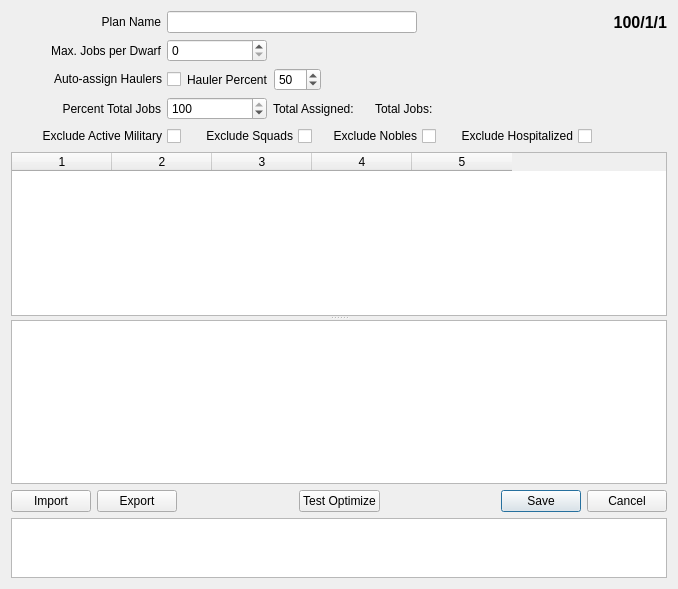
<?xml version="1.0" encoding="UTF-8"?>
<ui version="4.0">
 <class>optimizereditor</class>
 <widget class="QWidget" name="optimizereditor">
  <property name="geometry">
   <rect>
    <x>0</x>
    <y>0</y>
    <width>678</width>
    <height>589</height>
   </rect>
  </property>
  <property name="windowTitle">
   <string>Optimization Plan</string>
  </property>
  <property name="windowIcon">
   <iconset resource="../resources.qrc">
    <normaloff>:/img/hammer.png</normaloff>:/img/hammer.png</iconset>
  </property>
  <layout class="QVBoxLayout" name="verticalLayout">
   <item>
    <layout class="QVBoxLayout" name="verticalLayout_2">
     <item>
      <layout class="QHBoxLayout" name="horizontalLayout_8">
       <item>
        <widget class="QLabel" name="lbl_name">
         <property name="minimumSize">
          <size>
           <width>150</width>
           <height>0</height>
          </size>
         </property>
         <property name="text">
          <string>Plan Name</string>
         </property>
         <property name="alignment">
          <set>Qt::AlignRight|Qt::AlignTrailing|Qt::AlignVCenter</set>
         </property>
        </widget>
       </item>
       <item>
        <widget class="QLineEdit" name="le_name">
         <property name="minimumSize">
          <size>
           <width>250</width>
           <height>0</height>
          </size>
         </property>
         <property name="maximumSize">
          <size>
           <width>300</width>
           <height>16777215</height>
          </size>
         </property>
        </widget>
       </item>
       <item>
        <spacer name="horizontalSpacer">
         <property name="orientation">
          <enum>Qt::Horizontal</enum>
         </property>
         <property name="sizeHint" stdset="0">
          <size>
           <width>40</width>
           <height>20</height>
          </size>
         </property>
        </spacer>
       </item>
       <item>
        <widget class="QLabel" name="lbl_counts">
         <property name="font">
          <font>
           <pointsize>12</pointsize>
           <weight>75</weight>
           <bold>true</bold>
          </font>
         </property>
         <property name="text">
          <string>100/1/1</string>
         </property>
         <property name="alignment">
          <set>Qt::AlignRight|Qt::AlignTrailing|Qt::AlignVCenter</set>
         </property>
        </widget>
       </item>
      </layout>
     </item>
     <item>
      <layout class="QHBoxLayout" name="horizontalLayout_9">
       <item>
        <widget class="QLabel" name="lbl_max_jobs">
         <property name="minimumSize">
          <size>
           <width>150</width>
           <height>0</height>
          </size>
         </property>
         <property name="statusTip">
          <string>Determines the maximum amount of jobs for each dwarf.</string>
         </property>
         <property name="text">
          <string>Max. Jobs per Dwarf</string>
         </property>
         <property name="alignment">
          <set>Qt::AlignRight|Qt::AlignTrailing|Qt::AlignVCenter</set>
         </property>
        </widget>
       </item>
       <item>
        <widget class="QSpinBox" name="sb_max_jobs">
         <property name="minimumSize">
          <size>
           <width>100</width>
           <height>0</height>
          </size>
         </property>
         <property name="maximumSize">
          <size>
           <width>100</width>
           <height>16777215</height>
          </size>
         </property>
         <property name="statusTip">
          <string>Determines the maximum amount of jobs for each dwarf.</string>
         </property>
        </widget>
       </item>
       <item>
        <spacer name="horizontalSpacer_2">
         <property name="orientation">
          <enum>Qt::Horizontal</enum>
         </property>
         <property name="sizeHint" stdset="0">
          <size>
           <width>40</width>
           <height>20</height>
          </size>
         </property>
        </spacer>
       </item>
      </layout>
     </item>
     <item>
      <layout class="QHBoxLayout" name="horizontalLayout_2">
       <item>
        <widget class="QCheckBox" name="chk_auto">
         <property name="minimumSize">
          <size>
           <width>170</width>
           <height>0</height>
          </size>
         </property>
         <property name="toolTip">
          <string>Attempt to automatically assign haulers after optimization.</string>
         </property>
         <property name="statusTip">
          <string>Attempt to automatically assign haulers after optimization.</string>
         </property>
         <property name="layoutDirection">
          <enum>Qt::RightToLeft</enum>
         </property>
         <property name="text">
          <string>Auto-assign Haulers</string>
         </property>
        </widget>
       </item>
       <item>
        <widget class="QLabel" name="lbl_haul_percent">
         <property name="text">
          <string>Hauler Percent</string>
         </property>
        </widget>
       </item>
       <item>
        <widget class="QSpinBox" name="sb_hauler_percent">
         <property name="toolTip">
          <string>After optimization, any dwarf with less than this percent of the jobs per dwarf will be assigned as a hauler.</string>
         </property>
         <property name="statusTip">
          <string>After optimization, any dwarf with less than this percent of the jobs per dwarf will be assigned as a hauler.</string>
         </property>
         <property name="maximum">
          <number>100</number>
         </property>
         <property name="value">
          <number>50</number>
         </property>
        </widget>
       </item>
       <item>
        <spacer name="horizontalSpacer_8">
         <property name="orientation">
          <enum>Qt::Horizontal</enum>
         </property>
         <property name="sizeHint" stdset="0">
          <size>
           <width>40</width>
           <height>20</height>
          </size>
         </property>
        </spacer>
       </item>
      </layout>
     </item>
     <item>
      <layout class="QHBoxLayout" name="horizontalLayout_10">
       <item>
        <widget class="QLabel" name="lbl_job_percent">
         <property name="minimumSize">
          <size>
           <width>150</width>
           <height>0</height>
          </size>
         </property>
         <property name="maximumSize">
          <size>
           <width>150</width>
           <height>16777215</height>
          </size>
         </property>
         <property name="text">
          <string>Percent Total Jobs</string>
         </property>
         <property name="alignment">
          <set>Qt::AlignRight|Qt::AlignTrailing|Qt::AlignVCenter</set>
         </property>
        </widget>
       </item>
       <item>
        <widget class="QSpinBox" name="sb_pop_percent">
         <property name="minimumSize">
          <size>
           <width>100</width>
           <height>0</height>
          </size>
         </property>
         <property name="maximumSize">
          <size>
           <width>100</width>
           <height>16777215</height>
          </size>
         </property>
         <property name="toolTip">
          <string>Percent of total potential jobs to use.</string>
         </property>
         <property name="statusTip">
          <string>Adjusts the total job slots, which will directly affect the amount of workers per job in the grid below.</string>
         </property>
         <property name="minimum">
          <number>1</number>
         </property>
         <property name="maximum">
          <number>100</number>
         </property>
         <property name="value">
          <number>100</number>
         </property>
        </widget>
       </item>
       <item>
        <widget class="QLabel" name="lbl_workers">
         <property name="statusTip">
          <string>The total labors assigned to the population. If this exceeds the total jobs, some jobs may not be assigned enough workers.</string>
         </property>
         <property name="text">
          <string>Total Assigned:</string>
         </property>
        </widget>
       </item>
       <item>
        <spacer name="horizontalSpacer_5">
         <property name="orientation">
          <enum>Qt::Horizontal</enum>
         </property>
         <property name="sizeType">
          <enum>QSizePolicy::Fixed</enum>
         </property>
         <property name="sizeHint" stdset="0">
          <size>
           <width>15</width>
           <height>20</height>
          </size>
         </property>
        </spacer>
       </item>
       <item>
        <widget class="QLabel" name="lbl_jobs">
         <property name="statusTip">
          <string>The total labors available to be assigned during optimization</string>
         </property>
         <property name="text">
          <string>Total Jobs:</string>
         </property>
        </widget>
       </item>
       <item>
        <spacer name="horizontalSpacer_3">
         <property name="orientation">
          <enum>Qt::Horizontal</enum>
         </property>
         <property name="sizeType">
          <enum>QSizePolicy::Expanding</enum>
         </property>
         <property name="sizeHint" stdset="0">
          <size>
           <width>154</width>
           <height>20</height>
          </size>
         </property>
        </spacer>
       </item>
      </layout>
     </item>
     <item>
      <layout class="QHBoxLayout" name="horizontalLayout_5">
       <item>
        <widget class="QCheckBox" name="chk_military">
         <property name="minimumSize">
          <size>
           <width>170</width>
           <height>20</height>
          </size>
         </property>
         <property name="maximumSize">
          <size>
           <width>16777215</width>
           <height>16777215</height>
          </size>
         </property>
         <property name="toolTip">
          <string>Exclude active military.</string>
         </property>
         <property name="statusTip">
          <string>Excludes those on &lt;b&gt;&lt;i&gt;active duty&lt;/i&gt;&lt;/b&gt; from optimization, and clears their labors.</string>
         </property>
         <property name="layoutDirection">
          <enum>Qt::RightToLeft</enum>
         </property>
         <property name="text">
          <string>Exclude Active Military</string>
         </property>
        </widget>
       </item>
       <item>
        <widget class="QCheckBox" name="chk_squads">
         <property name="minimumSize">
          <size>
           <width>125</width>
           <height>0</height>
          </size>
         </property>
         <property name="toolTip">
          <string>Exclude squads</string>
         </property>
         <property name="statusTip">
          <string>Exclude anyone belonging to a squad from optimization, and clears their labors.</string>
         </property>
         <property name="whatsThis">
          <string>Exclude anyone belonging to a squad.</string>
         </property>
         <property name="layoutDirection">
          <enum>Qt::RightToLeft</enum>
         </property>
         <property name="text">
          <string>Exclude Squads</string>
         </property>
        </widget>
       </item>
       <item>
        <widget class="QCheckBox" name="chk_nobles">
         <property name="minimumSize">
          <size>
           <width>118</width>
           <height>20</height>
          </size>
         </property>
         <property name="maximumSize">
          <size>
           <width>16777215</width>
           <height>16777215</height>
          </size>
         </property>
         <property name="toolTip">
          <string>Exclude nobles.</string>
         </property>
         <property name="statusTip">
          <string>Nobles will not have their labors altered during optimization.</string>
         </property>
         <property name="layoutDirection">
          <enum>Qt::RightToLeft</enum>
         </property>
         <property name="text">
          <string>Exclude Nobles</string>
         </property>
        </widget>
       </item>
       <item>
        <widget class="QCheckBox" name="chk_injured">
         <property name="minimumSize">
          <size>
           <width>150</width>
           <height>0</height>
          </size>
         </property>
         <property name="toolTip">
          <string>Exclude Injured</string>
         </property>
         <property name="statusTip">
          <string>Removes all labors for those in the hospital, and excludes them from optimization.</string>
         </property>
         <property name="layoutDirection">
          <enum>Qt::RightToLeft</enum>
         </property>
         <property name="text">
          <string>Exclude Hospitalized</string>
         </property>
        </widget>
       </item>
       <item>
        <spacer name="horizontalSpacer_4">
         <property name="orientation">
          <enum>Qt::Horizontal</enum>
         </property>
         <property name="sizeHint" stdset="0">
          <size>
           <width>20</width>
           <height>20</height>
          </size>
         </property>
        </spacer>
       </item>
      </layout>
     </item>
    </layout>
   </item>
   <item>
    <widget class="QWidget" name="widget" native="true">
     <property name="sizePolicy">
      <sizepolicy hsizetype="Expanding" vsizetype="Expanding">
       <horstretch>0</horstretch>
       <verstretch>0</verstretch>
      </sizepolicy>
     </property>
     <layout class="QVBoxLayout" name="verticalLayout_5">
      <property name="spacing">
       <number>0</number>
      </property>
      <property name="leftMargin">
       <number>0</number>
      </property>
      <property name="topMargin">
       <number>0</number>
      </property>
      <property name="rightMargin">
       <number>0</number>
      </property>
      <property name="bottomMargin">
       <number>0</number>
      </property>
      <item>
       <widget class="QSplitter" name="splitter">
        <property name="minimumSize">
         <size>
          <width>0</width>
          <height>0</height>
         </size>
        </property>
        <property name="frameShape">
         <enum>QFrame::NoFrame</enum>
        </property>
        <property name="frameShadow">
         <enum>QFrame::Sunken</enum>
        </property>
        <property name="lineWidth">
         <number>2</number>
        </property>
        <property name="midLineWidth">
         <number>2</number>
        </property>
        <property name="orientation">
         <enum>Qt::Vertical</enum>
        </property>
        <widget class="QWidget" name="verticalLayoutWidget">
         <layout class="QVBoxLayout" name="verticalLayout_3" stretch="0">
          <item>
           <widget class="QTableWidget" name="tw_labors">
            <property name="contextMenuPolicy">
             <enum>Qt::CustomContextMenu</enum>
            </property>
            <property name="toolTip">
             <string/>
            </property>
            <property name="statusTip">
             <string>Right click to add and remove jobs.</string>
            </property>
            <property name="wordWrap">
             <bool>false</bool>
            </property>
            <property name="columnCount">
             <number>5</number>
            </property>
            <attribute name="horizontalHeaderVisible">
             <bool>true</bool>
            </attribute>
            <attribute name="horizontalHeaderCascadingSectionResizes">
             <bool>true</bool>
            </attribute>
            <attribute name="horizontalHeaderShowSortIndicator" stdset="0">
             <bool>true</bool>
            </attribute>
            <attribute name="horizontalHeaderStretchLastSection">
             <bool>false</bool>
            </attribute>
            <attribute name="verticalHeaderVisible">
             <bool>false</bool>
            </attribute>
            <attribute name="verticalHeaderCascadingSectionResizes">
             <bool>false</bool>
            </attribute>
            <attribute name="verticalHeaderShowSortIndicator" stdset="0">
             <bool>false</bool>
            </attribute>
            <attribute name="verticalHeaderStretchLastSection">
             <bool>false</bool>
            </attribute>
            <column/>
            <column/>
            <column/>
            <column/>
            <column/>
           </widget>
          </item>
         </layout>
        </widget>
        <widget class="QTreeWidget" name="treeMessages">
         <property name="sizePolicy">
          <sizepolicy hsizetype="Expanding" vsizetype="Ignored">
           <horstretch>0</horstretch>
           <verstretch>0</verstretch>
          </sizepolicy>
         </property>
         <property name="maximumSize">
          <size>
           <width>16777215</width>
           <height>16777215</height>
          </size>
         </property>
         <property name="dragDropMode">
          <enum>QAbstractItemView::NoDragDrop</enum>
         </property>
         <property name="rootIsDecorated">
          <bool>true</bool>
         </property>
         <property name="uniformRowHeights">
          <bool>true</bool>
         </property>
         <property name="sortingEnabled">
          <bool>false</bool>
         </property>
         <attribute name="headerVisible">
          <bool>false</bool>
         </attribute>
         <column>
          <property name="text">
           <string notr="true">1</string>
          </property>
         </column>
        </widget>
       </widget>
      </item>
     </layout>
    </widget>
   </item>
   <item>
    <layout class="QHBoxLayout" name="horizontalLayout">
     <item>
      <widget class="QPushButton" name="btnImport">
       <property name="toolTip">
        <string>Import an optimization plan from a csv file.</string>
       </property>
       <property name="statusTip">
        <string>Import an optimization plan from a csv file.</string>
       </property>
       <property name="text">
        <string>Import</string>
       </property>
       <property name="icon">
        <iconset resource="../resources.qrc">
         <normaloff>:/img/document-import.png</normaloff>:/img/document-import.png</iconset>
       </property>
      </widget>
     </item>
     <item>
      <widget class="QPushButton" name="btnExport">
       <property name="toolTip">
        <string>Export this plan to a csv file.</string>
       </property>
       <property name="statusTip">
        <string>Export this plan to a csv file.</string>
       </property>
       <property name="text">
        <string>Export</string>
       </property>
       <property name="icon">
        <iconset resource="../resources.qrc">
         <normaloff>:/img/document-export.png</normaloff>:/img/document-export.png</iconset>
       </property>
      </widget>
     </item>
     <item>
      <spacer name="horizontalSpacer_6">
       <property name="orientation">
        <enum>Qt::Horizontal</enum>
       </property>
       <property name="sizeType">
        <enum>QSizePolicy::Expanding</enum>
       </property>
       <property name="sizeHint" stdset="0">
        <size>
         <width>60</width>
         <height>20</height>
        </size>
       </property>
      </spacer>
     </item>
     <item>
      <widget class="QPushButton" name="btnOptimize">
       <property name="toolTip">
        <string>Test the current optimization plan.</string>
       </property>
       <property name="statusTip">
        <string>Test the current optimization plan.</string>
       </property>
       <property name="text">
        <string>Test Optimize</string>
       </property>
      </widget>
     </item>
     <item>
      <spacer name="horizontalSpacer_7">
       <property name="orientation">
        <enum>Qt::Horizontal</enum>
       </property>
       <property name="sizeHint" stdset="0">
        <size>
         <width>40</width>
         <height>20</height>
        </size>
       </property>
      </spacer>
     </item>
     <item>
      <widget class="QDialogButtonBox" name="buttonBox">
       <property name="autoFillBackground">
        <bool>false</bool>
       </property>
       <property name="standardButtons">
        <set>QDialogButtonBox::Cancel|QDialogButtonBox::Save</set>
       </property>
       <property name="centerButtons">
        <bool>false</bool>
       </property>
      </widget>
     </item>
    </layout>
   </item>
   <item>
    <widget class="QTextEdit" name="txt_help">
     <property name="maximumSize">
      <size>
       <width>16777215</width>
       <height>60</height>
      </size>
     </property>
    </widget>
   </item>
  </layout>
 </widget>
 <resources>
  <include location="../resources.qrc"/>
 </resources>
 <connections/>
</ui>
